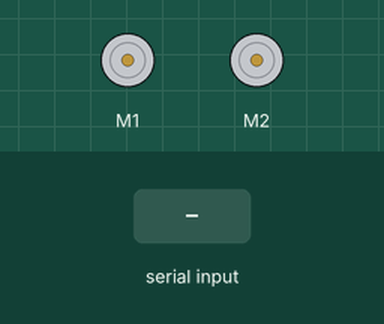
The sketch below on a simulated Arduino Leonardo, built with avr-gcc and run on an emulated ATmega32U4. Shown: 2 × DC motor (green arrow = forward, orange = backward, longer = faster). The inputs (shaded band) are chosen by the test bench.

Above: at 1.2 s.
1.3 s: "F" received over Serial
At 2.7 s:
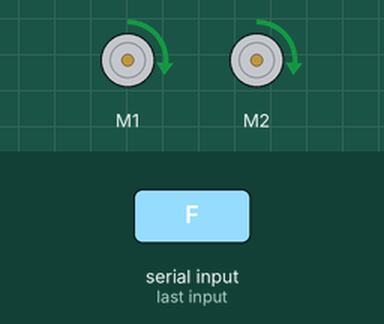
3.8 s: "B" received over Serial
At 5.8 s:
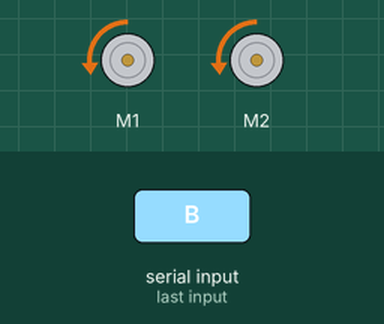
6.3 s: "L" received over Serial
At 7.7 s:
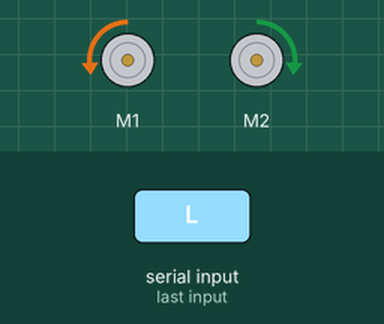
8.8 s: "R" received over Serial
At 10.8 s:
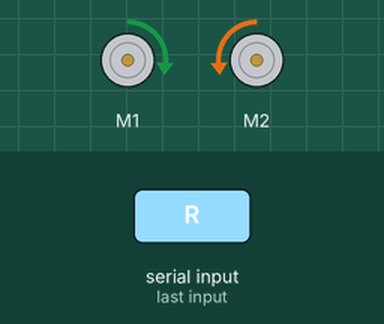
Timing chart, 0 to 12.3 s (numbered marks = the images above; inputs shaded):
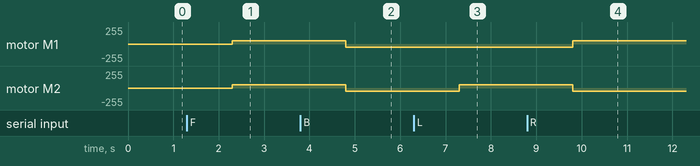

Measured:
- after the input at 1.3 s, motor M1, motor M2: stopped → forward 47/255 after 1.0 s
- after the input at 3.8 s, motor M1, motor M2: forward 47/255 → backward 47/255 after 1.0 s
- after the input at 6.3 s, motor M2: backward 47/255 → forward 47/255 after 1.0 s
- after the input at 8.8 s, motor M1: backward 47/255 → forward 47/255 after 1.0 s; motor M2: forward 47/255 → backward 47/255 after 1.0 s

The sketch:

manual.ino
```cpp
#include <Zumo32U4.h>


String data;
char dl;

enum State {
  pause_state,
  run_state
};


const int motorSpeed = 150;
const int motorSpeeds = 75;


Zumo32U4LCD lcd;
Zumo32U4LineSensors lineSensors;
unsigned int lineSensorValues[3];
Zumo32U4Motors motors;
Zumo32U4ButtonA buttonA;
Zumo32U4ProximitySensors proxSensors;
State state = pause_state;
Zumo32U4Buzzer buzzer;

void setup() {

  lineSensors.initThreeSensors();
  lineSensors.emittersOn();
  proxSensors.initThreeSensors();
    Serial.begin(9600);
}

void loop() {
if(Serial.available()){
data = Serial.readString();
dl = data.charAt(0);
if(dl == 'F'){

    motors.setSpeeds(motorSpeeds, motorSpeeds);
}
else if(dl == 'B'){
  motors.setSpeeds(-motorSpeeds, -motorSpeeds);
}
else if(dl == 'L'){
  motors.setSpeeds(-motorSpeeds, motorSpeeds);
}
else if(dl == 'R'){
  motors.setSpeeds(motorSpeeds, -motorSpeeds);
}
}

}
```
